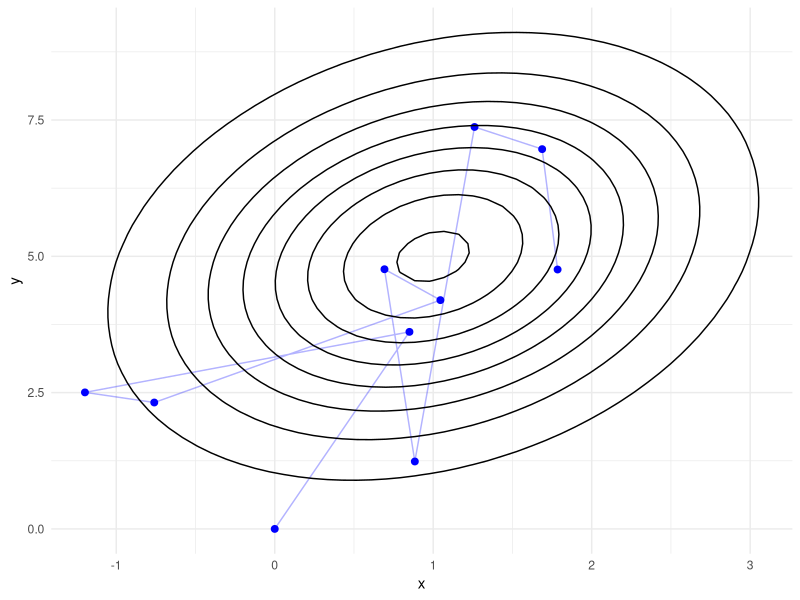
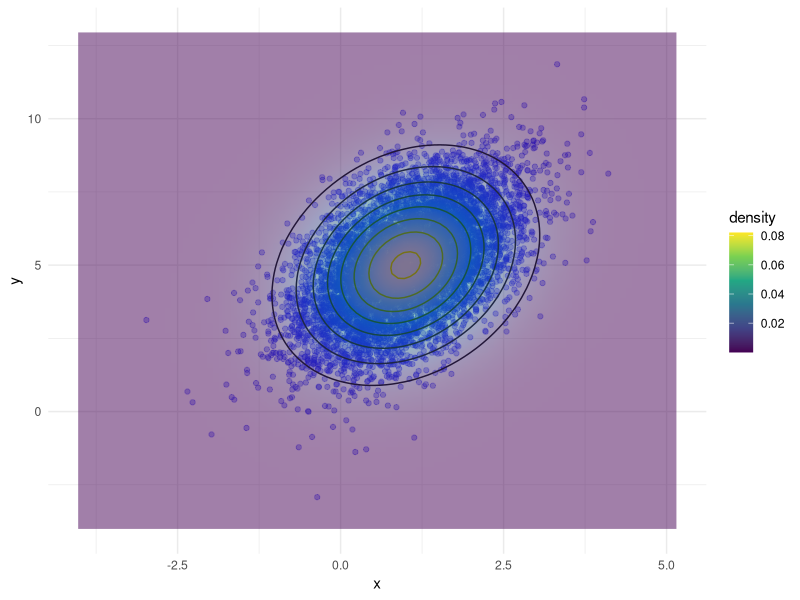

The R script that drew these images, in order:
## ---- chunk 1
library(tidyverse)
## ---- chunk 2
gibbs_bivariate = function(x0, n = 1000,
                           mu = c(1, 5), rho = 0.5, 
                           sigma1 = 1, sigma2 = 2){
  x1 = x0[1]
  x2 = x0[2]
  mu1 = mu[1]
  mu2 = mu[2]
  
  x = matrix(NA, nrow = n, ncol = 2)
  for(i in 1:n){
    x[i,] = c(x1,x2)
    
    x1 = rnorm(1, mean = mu1 + rho * sigma1/sigma2 * (x2-mu2), 
               sd = sigma1 * sqrt(1-rho))
    x2 = rnorm(1, mean = mu2 + rho * sigma2/sigma1 * (x1-mu1), 
               sd = sigma2 * sqrt(1-rho))
  }
  colnames(x) = c("x1", "x2")
  return(x)
}
## ---- chunk 3
set.seed(21433)
gibbs_x = gibbs_bivariate(c(0,0), n = 10000)

colMeans(gibbs_x[1:100,])
colMeans(gibbs_x[101:1000,])
## ---- chunk 4
df = as_tibble(gibbs_x) %>%
  mutate(iteration = row_number()) %>%
  filter(iteration >1000) 

set.seed(223)
rho <- 0.5
mu <- c(1, 5)
Sigma <- matrix(c(1, rho, rho, 4), 2, 2)
# Create a grid to evaluate the true density
x_seq <- seq(min(df$x1) - 1, max(df$x1) + 1, length.out = 100)
y_seq <- seq(min(df$x2) - 1, max(df$x2) + 1, length.out = 100)
grid <- expand.grid(x = x_seq, y = y_seq)

# Add true bivariate normal density values
grid$density <- mvtnorm::dmvnorm(grid, mean = mu, sigma = Sigma)

as_tibble(gibbs_x) %>%
  mutate(iteration = row_number()) %>%
  filter(iteration <= 10) %>%
  ggplot(aes(x = x, y = y)) +
  geom_point(aes(x = x1, y = x2),  color = "blue", size = 2) +  # real data
  geom_path(aes(x = x1, y = x2), alpha = 0.3, color = "blue") +  # real data
  geom_contour(data = grid, aes(z = density), color = "black") +  # true contours
  theme_minimal() 

## ---- chunk 5




# Plot: real data points + true density contours and fill
ggplot(df, aes(x = x, y = y)) +
  geom_point(aes(x = x1, y = x2), alpha = 0.3, color = "blue") +  # real data
  geom_contour(data = grid, aes(z = density), color = "black") +  # true contours
  geom_raster(data = grid, aes(x = x, y = y, fill = density), alpha = 0.5, interpolate = TRUE) +
  scale_fill_viridis_c() +
  theme_minimal() 
